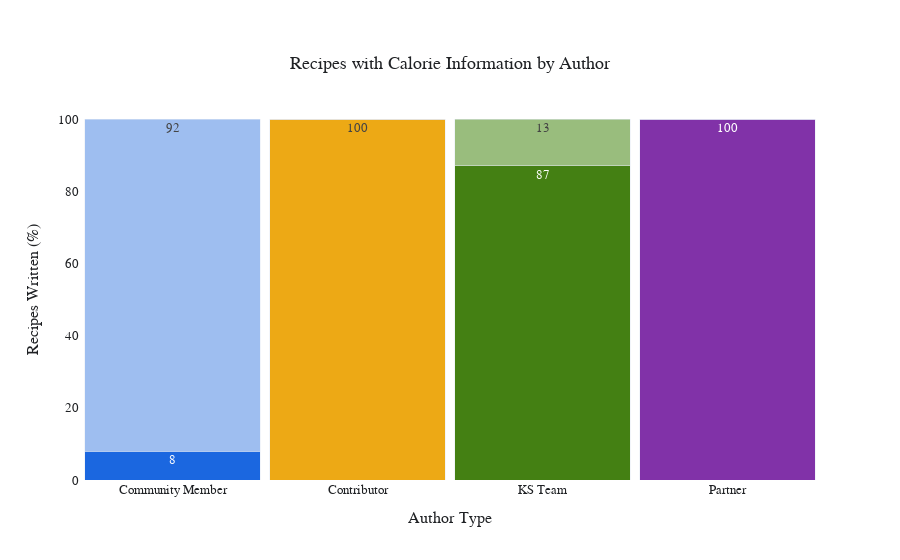

Write notebook code for a chart like this one.
### Code cell
colors_with = ['rgb(27, 103, 224)', 'rgb(237, 169, 21)', 'rgb(68, 128, 19)', 'rgb(129, 50, 168)']
colors_wout = ['rgb(158, 190, 240)', 'rgb(252, 210, 119)', 'rgb(153, 189, 125)', 'rgb(202, 171, 217)']

fig = go.Figure(data = [
    go.Bar(name = 'With calories', x = df2['author_type'], y=df2['with_cal_p'], 
           marker_color = colors_with, text = df2['with_cal_p'], textposition = 'auto'),
    go.Bar(name = 'Without calories', x = df2['author_type'], y=df2['without_cal_p'], 
           marker_color = colors_wout, text = df2['without_cal_p'], textposition = 'auto')
    ])

fig.update_layout(
    barmode = 'stack',
    xaxis_title = 'Author Type',
    yaxis_title = 'Recipes Written (%)',
    title={
        'text': "Recipes with Calorie Information by Author",
        'y':0.9,
        'x':0.5,
        'xanchor': 'center',
        'yanchor': 'top'},
    font = {'family': 'Arial',
           'size': 13,
           'color': 'rgb(31,33,36)'},
    plot_bgcolor = 'rgba(0,0,0,0)',
    paper_bgcolor = 'rgba(0,0,0,0)',
    bargap = 0.05,
    showlegend = False
)

fig.show()

### Figure 1 — Plotly figure (JSON) as saved in the notebook; plotly's stock layout.template omitted (floating-point values rounded to 4 significant figures)
{"data": [{"marker": {"color": ["rgb(27, 103, 224)", "rgb(237, 169, 21)", "rgb(68, 128, 19)", "rgb(129, 50, 168)"]}, "name": "With calories", "text": [8, 100, 87, 100], "textposition": "auto", "type": "bar", "x": ["Community Member", "Contributor", "KS Team", "Partner"], "y": [8, 100, 87, 100]}, {"marker": {"color": ["rgb(158, 190, 240)", "rgb(252, 210, 119)", "rgb(153, 189, 125)", "rgb(202, 171, 217)"]}, "name": "Without calories", "text": [92, 0, 13, 0], "textposition": "auto", "type": "bar", "x": ["Community Member", "Contributor", "KS Team", "Partner"], "y": [92, 0, 13, 0]}], "layout": {"bargap": 0.05, "barmode": "stack", "font": {"color": "rgb(31,33,36)", "family": "Arial", "size": 13}, "paper_bgcolor": "rgba(0,0,0,0)", "plot_bgcolor": "rgba(0,0,0,0)", "showlegend": false, "title": {"text": "Recipes with Calorie Information by Author", "x": 0.5, "xanchor": "center", "y": 0.9, "yanchor": "top"}, "xaxis": {"title": {"text": "Author Type"}}, "yaxis": {"title": {"text": "Recipes Written (%)"}}}}
